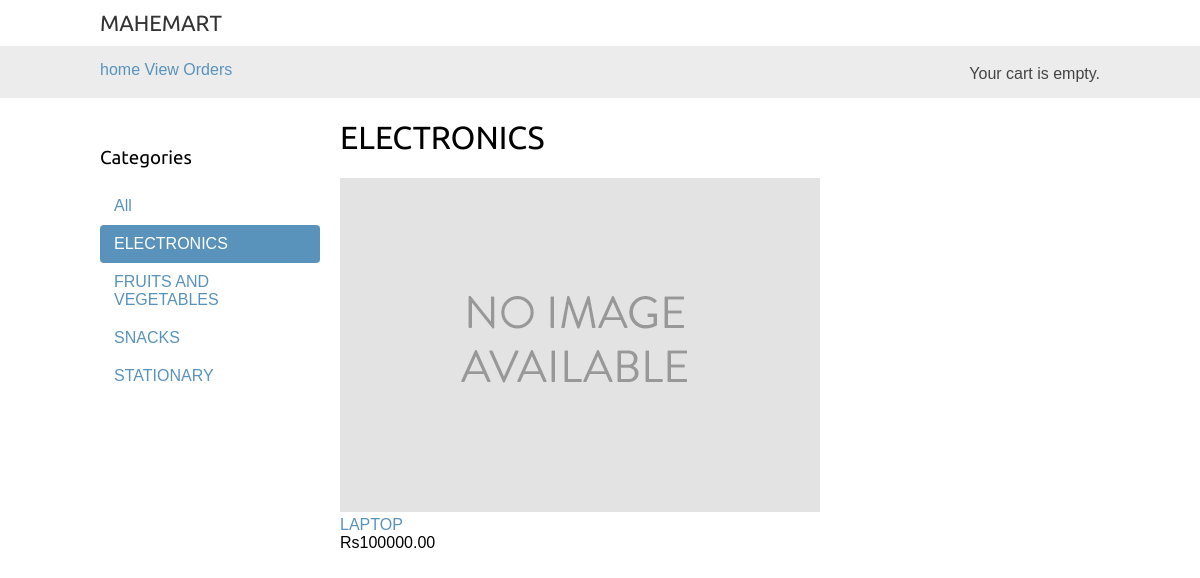
Screenshot of /electronics/ with the database file from the repository.
### shop/models.py (models this page shows, shortened)
class Category(models.Model):
    name = models.CharField(max_length=200)
    slug = models.SlugField(max_length=200,
                            unique=True)
    class Meta:
        ordering = ['name']
        indexes = [
            models.Index(fields=['name']),
        ]
        verbose_name = 'category'
        verbose_name_plural = 'categories'
    def get_absolute_url(self):
        return reverse('shop:product_list_by_category',
                       args=[self.slug])

class Product(models.Model):
    category = models.ForeignKey(Category,
                                 related_name='products',
                                 on_delete=models.CASCADE)
    name = models.CharField(max_length=200)
    slug = models.SlugField(max_length=200)
    image = models.ImageField(upload_to='products/%Y/%m/%d',
                              blank=True)
    description = models.TextField(blank=True)
    price = models.DecimalField(max_digits=10,
                                decimal_places=2)
    available = models.BooleanField(default=True)
    created = models.DateTimeField(auto_now_add=True)
    updated = models.DateTimeField(auto_now=True)
    class Meta:
        ordering = ['name']
        indexes = [
            models.Index(fields=['id', 'slug']),
            models.Index(fields=['name']),
            models.Index(fields=['-created']),
        ]
    def get_absolute_url(self):
        return reverse('shop:product_detail',
                       args=[self.id, self.slug])

### shop/views.py (the view)
# urls.py: path('', views.product_list, name='product_list'),
def product_list(request, category_slug=None):
    category = None
    categories = Category.objects.all()
    products = Product.objects.filter(available=True)
    if category_slug:
        category = get_object_or_404(Category, slug=category_slug)
        products = products.filter(category=category)
    return render(request,
                  'shop/product/list.html',
                  {'category': category,
                   'categories': categories,
                   'products': products})

### cart/cart.py (called while the page is built)
    def __len__(self):
        return sum(item['quantity'] for item in self.cart.values())

### cart/context_processors.py (called while the page is built)
def cart(request):
    return {'cart': Cart(request)}

### shop/templates/shop/product/list.html (shortened to what this page needs)
{% extends "shop/base.html" %}
{% load static %}
{% block content %}
  <div id="sidebar">
    <h3>Categories</h3>
    <ul>
      <li {% if not category %}class="selected"{% endif %}>
        <a href="{% url "shop:product_list" %}">All</a>
      </li>
      {% for c in categories %}
        <li {% if category.slug == c.slug %}class="selected"{% endif %}>
          <a href="{{ c.get_absolute_url }}">{{ c.name }}</a>
        </li>
      {% endfor %}
    </ul>
  </div>
  <div id="main" class="product-list">
    <h1>{% if category %}{{ category.name }}{% else %}Products{% endif %}</h1>
    <div class="wrapper">
    {% for product in products %}
    <div class="items">
        <a href="{{ product.get_absolute_url }}">
          <img src="{% if product.image %}{{ product.image.url }}{% else %}{% static "img/no_image.png" %}{% endif %}">
        </a>
        <br>
        <a href="{{ product.get_absolute_url }}">{{ product.name }}</a>
        <br>
        Rs{{ product.price }}
      </div>
    {% endfor %}
  </div>
  </div>
{% endblock %}

### shop/static/css/base.css (style rules this page uses)
body { margin:0; padding:0; font-family:helvetica, sans-serif; }
h1, h2, h3, h4, h5 , h6 { font-family: 'Ubuntu', sans-serif; font-weight:normal; }
a { text-decoration:none; color:#5993bb; }
#sidebar { width:220px; padding:30px 20px 0 0; float:left; }
#sidebar ul { margin:0; padding:0; }
#sidebar ul li { margin:0; list-style:none; padding:10px 14px; }
#sidebar ul li a { display:block; }
#sidebar ul li.selected { background:#5993bb; border-radius:4px; }
#sidebar ul li.selected a { color:#fff; }
#main { float:left; width: 96%; margin-right:-220px; overflow:hidden; }

### shop/templates/shop/base.html (style rules this page uses)
.wrapper { display: grid; grid-template-columns: repeat(3, 1fr); gap: 10px; }

### rows the page displays
Category: name "ELECTRONICS"
Category: name "FRUITS AND VEGETABLES"
Category: name "SNACKS"
Category: name "STATIONARY"
Product: name "LAPTOP", price "100000.00"
